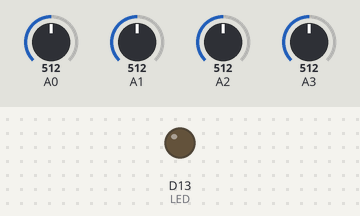
Bench run of a sketch on a simulated Adafruit Feather M0. On the bench: output pins drawn as LEDs (lit = HIGH). Inputs (shaded band) come from the test bench; at power-on: A0 = 512, A1 = 512, A2 = 512, A3 = 512 (analog values on the 0–1023 scale). No radio packets arrive unless stated; pins used as bus, display or sensor lines are not drawn; what the sketch prints to the serial monitor is not drawn.

Above: at 6.0 s.
Timing chart, 0 to 15.0 s (numbered marks = the images above):
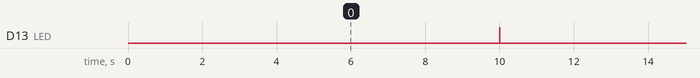

The sketch:

src.ino
```cpp
#include <SPI.h>
#include <RH_RF69.h>

/************ Radio Setup ***************/

// Change to 434.0 or other frequency, must match RX's freq!
#define RF69_FREQ 433.0

#if defined(ADAFRUIT_FEATHER_M0) // Feather M0 w/Radio
#define RFM69_CS      8
#define RFM69_INT     3
#define RFM69_RST     4
#define LED           13
#endif

RH_RF69 rf69(RFM69_CS, RFM69_INT);

int16_t packetnum = 0;  // packet counter, we increment per xmission

/************ Other Setup ***************/


unsigned long numberofsamples = 0;

const long interval = 10000; // ms

unsigned long previousMillis = 0;

float CH_A_CURRENT_AVERAGED;
float CH_A_VOLTAGE_AVERAGED;
float CH_B_CURRENT_AVERAGED;
float CH_B_VOLTAGE_AVERAGED;
float Voltage_A;
float Current_A;
float Voltage_B;
float Current_B;
float Wh_chA = 0.0;
float Wh_chB = 0.0;
unsigned long CH_A_CURRENT_ACCUMULATOR = 0;
unsigned long CH_A_VOLTAGE_ACCUMULATOR = 0;
unsigned long CH_B_CURRENT_ACCUMULATOR = 0;
unsigned long CH_B_VOLTAGE_ACCUMULATOR = 0;

String ADC_KeyValue_String = "Hellow";

void setup()
{
  delay(2000);
  Serial.begin(115200);
  pinMode(LED, OUTPUT);
  pinMode(RFM69_RST, OUTPUT);
  digitalWrite(RFM69_RST, LOW);

  Serial.println();

  // manual reset
  digitalWrite(RFM69_RST, HIGH);
  delay(10);
  digitalWrite(RFM69_RST, LOW);
  delay(10);

  if (!rf69.init()) {
    Serial.println("RFM69 radio init failed");
    while (1);
  }
  Serial.println("RFM69 radio init OK!");
  // Defaults after init are 434.0MHz, modulation GFSK_Rb250Fd250, +13dbM (for low power module)
  // No encryption
  if (!rf69.setFrequency(RF69_FREQ)) {
    Serial.println("setFrequency failed");
  }

  // If you are using a high power RF69 eg RFM69HW, you *must* set a Tx power with the
  // ishighpowermodule flag set like this:
  rf69.setTxPower(14, true);  // range from 14-20 for power, 2nd arg must be true for 69HCW

  // The encryption key has to be the same as the one in the server
  uint8_t key[] = { 0x01, 0x02, 0x03, 0x04, 0x05, 0x06, 0x07, 0x08,
                    0x01, 0x02, 0x03, 0x04, 0x05, 0x06, 0x07, 0x08
                  };
  //rf69.setEncryptionKey(key);

  pinMode(LED, OUTPUT);

  Serial.print("RFM69 radio @");  Serial.print((int)RF69_FREQ);  Serial.println(" MHz");

  analogReadResolution(12);
}


void loop() {

  int sensor_Volts_B = analogRead(A0);
  int sensor_Amps_B = analogRead(A1);
  int sensor_Volts_A = analogRead(A2);
  int sensor_Amps_A = analogRead(A3);
  CH_A_CURRENT_ACCUMULATOR = CH_A_CURRENT_ACCUMULATOR + sensor_Amps_A;
  CH_A_VOLTAGE_ACCUMULATOR = CH_A_VOLTAGE_ACCUMULATOR + sensor_Volts_A;
  CH_B_CURRENT_ACCUMULATOR = CH_B_CURRENT_ACCUMULATOR + sensor_Amps_B;
  CH_B_VOLTAGE_ACCUMULATOR = CH_B_VOLTAGE_ACCUMULATOR + sensor_Volts_B;
  numberofsamples ++;

  unsigned long currentMillis = millis();
  if (currentMillis - previousMillis >= interval) {
    previousMillis = currentMillis;

    CH_A_CURRENT_AVERAGED = CH_A_CURRENT_ACCUMULATOR / numberofsamples;
    CH_A_VOLTAGE_AVERAGED = CH_A_VOLTAGE_ACCUMULATOR / numberofsamples;
    CH_B_CURRENT_AVERAGED = CH_B_CURRENT_ACCUMULATOR / numberofsamples;
    CH_B_VOLTAGE_AVERAGED = CH_B_VOLTAGE_ACCUMULATOR / numberofsamples;

    CH_A_CURRENT_ACCUMULATOR = 0;
    CH_A_VOLTAGE_ACCUMULATOR = 0;
    CH_B_CURRENT_ACCUMULATOR = 0;
    CH_B_VOLTAGE_ACCUMULATOR = 0;
    numberofsamples = 0;

    ADC_KeyValue_String = "V_A:";
    ADC_KeyValue_String = ADC_KeyValue_String + CH_A_VOLTAGE_AVERAGED;
    ADC_KeyValue_String = ADC_KeyValue_String + ",";
    ADC_KeyValue_String = ADC_KeyValue_String + "C_A:";
    ADC_KeyValue_String = ADC_KeyValue_String + CH_A_CURRENT_AVERAGED;
    ADC_KeyValue_String = ADC_KeyValue_String + ",";
    ADC_KeyValue_String = ADC_KeyValue_String + "V_B:";
    ADC_KeyValue_String = ADC_KeyValue_String + CH_B_VOLTAGE_AVERAGED;
    ADC_KeyValue_String = ADC_KeyValue_String + ",";
    ADC_KeyValue_String = ADC_KeyValue_String + "C_B:";
    ADC_KeyValue_String = ADC_KeyValue_String + CH_B_CURRENT_AVERAGED;


    char radiopacket[60] = "hellow"; // to init
    //itoa(packetnum++, radiopacket + 13, 10);
    strcpy(radiopacket, ADC_KeyValue_String.c_str());
    Serial.print("Sending \"");
    Serial.print(radiopacket);
    Serial.println("\"");

    // Send a message!
    Blink(LED, 10, 1);
    rf69.send((uint8_t *)radiopacket, strlen(radiopacket));
    rf69.waitPacketSent();
  }
}

void Blink(byte PIN, byte DELAY_MS, byte loops) {
  for (byte i = 0; i < loops; i++)  {
    digitalWrite(PIN, HIGH);
    delay(DELAY_MS);
    digitalWrite(PIN, LOW);
    delay(DELAY_MS);
  }
}
```

Measured:
- by itself, D13 (LED): alternates HIGH for 0.01 s and LOW for 10.0 s
